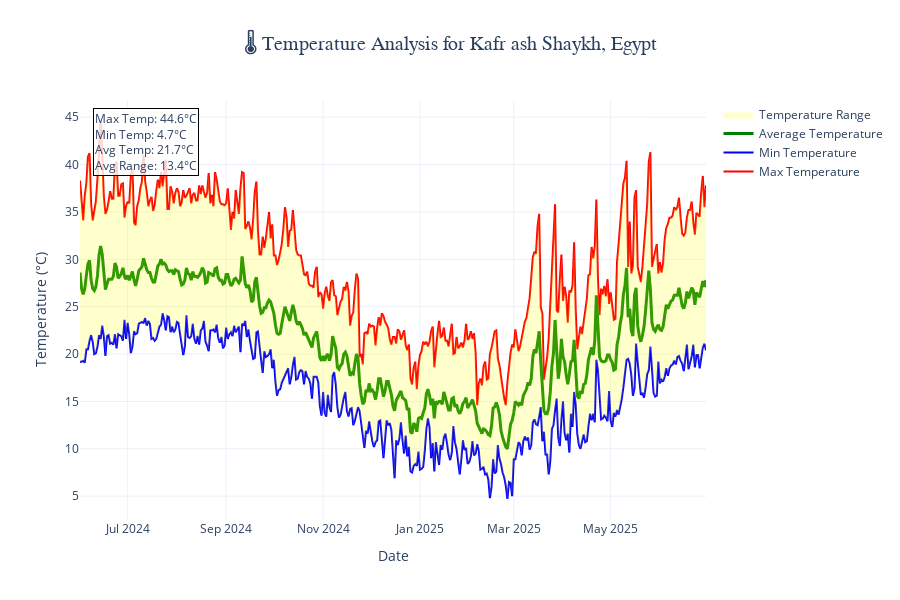

The notebook cell this image was saved under:
### Code cell
print("="*80)
print("                 📊 INTERACTIVE PLOTLY VISUALIZATIONS                 ")
print("="*80)

# Create interactive plot showing temperature variations
fig = go.Figure()

# Add traces for different temperature measurements
fig.add_trace(go.Scatter(
    x=df.index,
    y=df['max_temp_celsius'],
    mode='lines',
    name='Max Temperature',
    line=dict(color='red', width=2),
    hovertemplate='<b>Max Temp</b><br>Date: %{x}<br>Temperature: %{y:.1f}°C<extra></extra>'
))

fig.add_trace(go.Scatter(
    x=df.index,
    y=df['min_temp_celsius'],
    mode='lines',
    name='Min Temperature',
    line=dict(color='blue', width=2),
    hovertemplate='<b>Min Temp</b><br>Date: %{x}<br>Temperature: %{y:.1f}°C<extra></extra>'
))

fig.add_trace(go.Scatter(
    x=df.index,
    y=df['avg_temp_celsius'],
    mode='lines',
    name='Average Temperature',
    line=dict(color='green', width=3),
    hovertemplate='<b>Avg Temp</b><br>Date: %{x}<br>Temperature: %{y:.1f}°C<extra></extra>'
))

# Add temperature range as filled area
fig.add_trace(go.Scatter(
    x=df.index,
    y=df['max_temp_celsius'],
    fill=None,
    mode='lines',
    line_color='rgba(0,0,0,0)',
    showlegend=False,
    name='Temperature Range'
))

fig.add_trace(go.Scatter(
    x=df.index,
    y=df['min_temp_celsius'],
    fill='tonexty',
    mode='lines',
    line_color='rgba(0,0,0,0)',
    name='Temperature Range',
    fillcolor='rgba(255,255,0,0.2)',
    hovertemplate='<b>Temp Range</b><br>Date: %{x}<br>Range: %{customdata:.1f}°C<extra></extra>',
    customdata=df['temp_range']
))

# Update layout with responsive width and legend on right
fig.update_layout(
    title={
        'text': f'🌡️ Temperature Analysis for {city_weather["city_info"]["name"]}, {city_weather["city_info"]["country"]}',
        'x': 0.5,
        'xanchor': 'center',
        'font': {'size': 20, 'family': 'Arial Black'}
    },
    xaxis_title='Date',
    yaxis_title='Temperature (°C)',
    hovermode='x unified',
    template='plotly_white',
    width=None,  # Auto-fit to page width
    height=600,
    legend=dict(
        orientation="v",
        yanchor="top",
        y=1,
        xanchor="left",
        x=1.02
    ),
    margin=dict(r=150)  # Add right margin for legend
)

# Add annotations for key statistics
temp_stats = {
    'max_temp': df['max_temp_celsius'].max(),
    'min_temp': df['min_temp_celsius'].min(),
    'avg_temp': df['avg_temp_celsius'].mean(),
    'temp_range_avg': df['temp_range'].mean()
}

# Add annotations to the plot
fig.add_annotation(
    xref="paper", yref="paper",
    x=0.02, y=0.98,
    text=f"Max Temp: {temp_stats['max_temp']:.1f}°C<br>Min Temp: {temp_stats['min_temp']:.1f}°C<br>Avg Temp: {temp_stats['avg_temp']:.1f}°C<br>Avg Range: {temp_stats['temp_range_avg']:.1f}°C",
    showarrow=False,
    font=dict(size=12),
    align="left",
    bgcolor="rgba(255,255,255,0.8)",
    bordercolor="black",
    borderwidth=1
)

# Show the plot
fig.show()

print(f"✅ Interactive temperature visualization created!")
print(f"📈 Data period: {df.index.min().strftime('%Y-%m-%d')} to {df.index.max().strftime('%Y-%m-%d')}")
print(f"📊 Total days analyzed: {len(df)}")

### Figure 1 — Plotly figure (JSON) as saved in the notebook; plotly's stock layout.template omitted (floating-point values rounded to 4 significant figures; data arrays with more than 128 entries replaced by an {"elided": "..."} marker saying what was removed)
{"data": [{"hovertemplate": "<b>Max Temp</b><br>Date: %{x}<br>Temperature: %{y:.1f}°C<extra></extra>", "line": {"color": "red", "width": 2}, "mode": "lines", "name": "Max Temperature", "type": "scatter", "x": {"elided": "395 str values"}, "y": {"elided": "395 float values"}}, {"hovertemplate": "<b>Min Temp</b><br>Date: %{x}<br>Temperature: %{y:.1f}°C<extra></extra>", "line": {"color": "blue", "width": 2}, "mode": "lines", "name": "Min Temperature", "type": "scatter", "x": {"elided": "395 str values"}, "y": {"elided": "395 float values"}}, {"hovertemplate": "<b>Avg Temp</b><br>Date: %{x}<br>Temperature: %{y:.1f}°C<extra></extra>", "line": {"color": "green", "width": 3}, "mode": "lines", "name": "Average Temperature", "type": "scatter", "x": {"elided": "395 str values"}, "y": {"elided": "395 float values"}}, {"line": {"color": "rgba(0,0,0,0)"}, "mode": "lines", "name": "Temperature Range", "showlegend": false, "type": "scatter", "x": {"elided": "395 str values"}, "y": {"elided": "395 float values"}}, {"customdata": {"elided": "395 float values"}, "fill": "tonexty", "fillcolor": "rgba(255,255,0,0.2)", "hovertemplate": "<b>Temp Range</b><br>Date: %{x}<br>Range: %{customdata:.1f}°C<extra></extra>", "line": {"color": "rgba(0,0,0,0)"}, "mode": "lines", "name": "Temperature Range", "type": "scatter", "x": {"elided": "395 str values"}, "y": {"elided": "395 float values"}}], "layout": {"annotations": [{"align": "left", "bgcolor": "rgba(255,255,255,0.8)", "bordercolor": "black", "borderwidth": 1, "font": {"size": 12}, "showarrow": false, "text": "Max Temp: 44.6°C<br>Min Temp: 4.7°C<br>Avg Temp: 21.7°C<br>Avg Range: 13.4°C", "x": 0.02, "xref": "paper", "y": 0.98, "yref": "paper"}], "height": 600, "hovermode": "x unified", "legend": {"orientation": "v", "x": 1.02, "xanchor": "left", "y": 1, "yanchor": "top"}, "margin": {"r": 150}, "title": {"font": {"family": "Arial Black", "size": 20}, "text": "🌡️ Temperature Analysis for Kafr ash Shaykh, Egypt", "x": 0.5, "xanchor": "center"}, "xaxis": {"title": {"text": "Date"}}, "yaxis": {"title": {"text": "Temperature (°C)"}}}}
